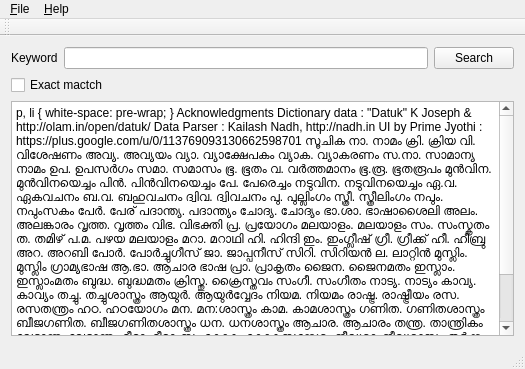
<?xml version="1.0" encoding="UTF-8"?>
<ui version="4.0">
 <class>MlDict</class>
 <widget class="QMainWindow" name="MlDict">
  <property name="geometry">
   <rect>
    <x>0</x>
    <y>0</y>
    <width>525</width>
    <height>369</height>
   </rect>
  </property>
  <property name="windowTitle">
   <string>Malayalam Dictionary</string>
  </property>
  <widget class="QWidget" name="centralWidget">
   <layout class="QVBoxLayout" name="verticalLayout">
    <item>
     <layout class="QHBoxLayout" name="horizontalLayout">
      <item>
       <widget class="QLabel" name="label">
        <property name="text">
         <string>Keyword</string>
        </property>
       </widget>
      </item>
      <item>
       <widget class="QLineEdit" name="searchTerm"/>
      </item>
      <item>
       <widget class="QPushButton" name="search">
        <property name="text">
         <string>Search</string>
        </property>
       </widget>
      </item>
     </layout>
    </item>
    <item>
     <widget class="QCheckBox" name="exactMatch">
      <property name="text">
       <string>Exact mactch</string>
      </property>
     </widget>
    </item>
    <item>
     <widget class="QTextEdit" name="resultBox">
      <property name="html">
       <string>&lt;!DOCTYPE HTML PUBLIC &quot;-//W3C//DTD HTML 4.0//EN&quot; &quot;http://www.w3.org/TR/REC-html40/strict.dtd&quot;&gt;
&lt;html&gt;&lt;head&gt;&lt;meta name=&quot;qrichtext&quot; content=&quot;1&quot; /&gt;&lt;style type=&quot;text/css&quot;&gt;
p, li { white-space: pre-wrap; }
&lt;/style&gt;&lt;/head&gt;&lt;body style=&quot; font-family:'Sans Serif'; font-size:10pt; font-weight:400; font-style:normal;&quot;&gt;
&lt;p style=&quot; margin-top:0px; margin-bottom:0px; margin-left:0px; margin-right:0px; -qt-block-indent:0; text-indent:0px;&quot;&gt;&lt;span style=&quot; font-weight:600;&quot;&gt;Acknowledgments&lt;/span&gt;&lt;/p&gt;
&lt;p style=&quot; margin-top:0px; margin-bottom:0px; margin-left:0px; margin-right:0px; -qt-block-indent:0; text-indent:0px;&quot;&gt;Dictionary data 	: &amp;quot;Datuk&amp;quot; K Joseph &amp;amp; http://olam.in/open/datuk/&lt;/p&gt;
&lt;p style=&quot; margin-top:0px; margin-bottom:0px; margin-left:0px; margin-right:0px; -qt-block-indent:0; text-indent:0px;&quot;&gt;Data Parser		: Kailash Nadh, http://nadh.in&lt;/p&gt;
&lt;hr /&gt;
&lt;p style=&quot; margin-top:0px; margin-bottom:0px; margin-left:0px; margin-right:0px; -qt-block-indent:0; text-indent:0px;&quot;&gt;UI by Prime Jyothi	: https://plus.google.com/u/0/113769093130662598701&lt;/p&gt;
&lt;hr /&gt;
&lt;p style=&quot; margin-top:0px; margin-bottom:0px; margin-left:0px; margin-right:0px; -qt-block-indent:0; text-indent:0px;&quot;&gt;&lt;span style=&quot; font-weight:600;&quot;&gt;സൂചിക&lt;/span&gt;&lt;/p&gt;
&lt;p style=&quot; margin-top:0px; margin-bottom:0px; margin-left:0px; margin-right:0px; -qt-block-indent:0; text-indent:0px;&quot;&gt;&lt;span style=&quot; font-family:'Courier New,courier';&quot;&gt;നാ.	നാമം&lt;/span&gt;&lt;/p&gt;
&lt;p style=&quot; margin-top:0px; margin-bottom:0px; margin-left:0px; margin-right:0px; -qt-block-indent:0; text-indent:0px;&quot;&gt;&lt;span style=&quot; font-family:'Courier New,courier';&quot;&gt;ക്രി.	ക്രിയ&lt;/span&gt;&lt;/p&gt;
&lt;p style=&quot; margin-top:0px; margin-bottom:0px; margin-left:0px; margin-right:0px; -qt-block-indent:0; text-indent:0px;&quot;&gt;&lt;span style=&quot; font-family:'Courier New,courier';&quot;&gt;വി.	വിശേഷണം&lt;/span&gt;&lt;/p&gt;
&lt;p style=&quot; margin-top:0px; margin-bottom:0px; margin-left:0px; margin-right:0px; -qt-block-indent:0; text-indent:0px;&quot;&gt;&lt;span style=&quot; font-family:'Courier New,courier';&quot;&gt;അവ്യ.	അവ്യയം&lt;/span&gt;&lt;/p&gt;
&lt;p style=&quot; margin-top:0px; margin-bottom:0px; margin-left:0px; margin-right:0px; -qt-block-indent:0; text-indent:0px;&quot;&gt;&lt;span style=&quot; font-family:'Courier New,courier';&quot;&gt;വ്യാ.	വ്യാക്ഷേപകം&lt;/span&gt;&lt;/p&gt;
&lt;p style=&quot; margin-top:0px; margin-bottom:0px; margin-left:0px; margin-right:0px; -qt-block-indent:0; text-indent:0px;&quot;&gt;&lt;span style=&quot; font-family:'Courier New,courier';&quot;&gt;വ്യാക.	വ്യാകരണം&lt;/span&gt;&lt;/p&gt;
&lt;p style=&quot; margin-top:0px; margin-bottom:0px; margin-left:0px; margin-right:0px; -qt-block-indent:0; text-indent:0px;&quot;&gt;&lt;span style=&quot; font-family:'Courier New,courier';&quot;&gt;സ.നാ.	സാമാന്യ നാമം&lt;/span&gt;&lt;/p&gt;
&lt;p style=&quot; margin-top:0px; margin-bottom:0px; margin-left:0px; margin-right:0px; -qt-block-indent:0; text-indent:0px;&quot;&gt;&lt;span style=&quot; font-family:'Courier New,courier';&quot;&gt;ഉപ.	ഉപസർഗം&lt;/span&gt;&lt;/p&gt;
&lt;p style=&quot; margin-top:0px; margin-bottom:0px; margin-left:0px; margin-right:0px; -qt-block-indent:0; text-indent:0px;&quot;&gt;&lt;span style=&quot; font-family:'Courier New,courier';&quot;&gt;സമാ.	സമാസം&lt;/span&gt;&lt;/p&gt;
&lt;p style=&quot; margin-top:0px; margin-bottom:0px; margin-left:0px; margin-right:0px; -qt-block-indent:0; text-indent:0px;&quot;&gt;&lt;span style=&quot; font-family:'Courier New,courier';&quot;&gt;ഭൂ.	ഭൂതം&lt;/span&gt;&lt;/p&gt;
&lt;p style=&quot; margin-top:0px; margin-bottom:0px; margin-left:0px; margin-right:0px; -qt-block-indent:0; text-indent:0px;&quot;&gt;&lt;span style=&quot; font-family:'Courier New,courier';&quot;&gt;വ.	വര്‍ത്തമാനം&lt;/span&gt;&lt;/p&gt;
&lt;p style=&quot; margin-top:0px; margin-bottom:0px; margin-left:0px; margin-right:0px; -qt-block-indent:0; text-indent:0px;&quot;&gt;&lt;span style=&quot; font-family:'Courier New,courier';&quot;&gt;ഭൂ.രൂ.	ഭൂതരൂപം&lt;/span&gt;&lt;/p&gt;
&lt;p style=&quot; margin-top:0px; margin-bottom:0px; margin-left:0px; margin-right:0px; -qt-block-indent:0; text-indent:0px;&quot;&gt;&lt;span style=&quot; font-family:'Courier New,courier';&quot;&gt;മുന്‍വിന.	മുൻവിനയെച്ചം&lt;/span&gt;&lt;/p&gt;
&lt;p style=&quot; margin-top:0px; margin-bottom:0px; margin-left:0px; margin-right:0px; -qt-block-indent:0; text-indent:0px;&quot;&gt;&lt;span style=&quot; font-family:'Courier New,courier';&quot;&gt;പിന്‍.	പിൻവിനയെച്ചം&lt;/span&gt;&lt;/p&gt;
&lt;p style=&quot; margin-top:0px; margin-bottom:0px; margin-left:0px; margin-right:0px; -qt-block-indent:0; text-indent:0px;&quot;&gt;&lt;span style=&quot; font-family:'Courier New,courier';&quot;&gt;പേ.	പേരെച്ചം&lt;/span&gt;&lt;/p&gt;
&lt;p style=&quot; margin-top:0px; margin-bottom:0px; margin-left:0px; margin-right:0px; -qt-block-indent:0; text-indent:0px;&quot;&gt;&lt;span style=&quot; font-family:'Courier New,courier';&quot;&gt;നടുവിന.	നടുവിനയെച്ചം&lt;/span&gt;&lt;/p&gt;
&lt;p style=&quot; margin-top:0px; margin-bottom:0px; margin-left:0px; margin-right:0px; -qt-block-indent:0; text-indent:0px;&quot;&gt;&lt;span style=&quot; font-family:'Courier New,courier';&quot;&gt;ഏ.വ.	ഏകവചനം&lt;/span&gt;&lt;/p&gt;
&lt;p style=&quot; margin-top:0px; margin-bottom:0px; margin-left:0px; margin-right:0px; -qt-block-indent:0; text-indent:0px;&quot;&gt;&lt;span style=&quot; font-family:'Courier New,courier';&quot;&gt;ബ.വ.	ബഹുവചനം&lt;/span&gt;&lt;/p&gt;
&lt;p style=&quot; margin-top:0px; margin-bottom:0px; margin-left:0px; margin-right:0px; -qt-block-indent:0; text-indent:0px;&quot;&gt;&lt;span style=&quot; font-family:'Courier New,courier';&quot;&gt;ദ്വിവ.	ദ്വിവചനം&lt;/span&gt;&lt;/p&gt;
&lt;p style=&quot; margin-top:0px; margin-bottom:0px; margin-left:0px; margin-right:0px; -qt-block-indent:0; text-indent:0px;&quot;&gt;&lt;span style=&quot; font-family:'Courier New,courier';&quot;&gt;പു.	പുല്ലിംഗം&lt;/span&gt;&lt;/p&gt;
&lt;p style=&quot; margin-top:0px; margin-bottom:0px; margin-left:0px; margin-right:0px; -qt-block-indent:0; text-indent:0px;&quot;&gt;&lt;span style=&quot; font-family:'Courier New,courier';&quot;&gt;സ്ത്രീ.	സ്ത്രീലിംഗം&lt;/span&gt;&lt;/p&gt;
&lt;p style=&quot; margin-top:0px; margin-bottom:0px; margin-left:0px; margin-right:0px; -qt-block-indent:0; text-indent:0px;&quot;&gt;&lt;span style=&quot; font-family:'Courier New,courier';&quot;&gt;നപും.	നപുംസകം&lt;/span&gt;&lt;/p&gt;
&lt;p style=&quot; margin-top:0px; margin-bottom:0px; margin-left:0px; margin-right:0px; -qt-block-indent:0; text-indent:0px;&quot;&gt;&lt;span style=&quot; font-family:'Courier New,courier';&quot;&gt;പേര്‍.	പേര്&lt;/span&gt;&lt;/p&gt;
&lt;p style=&quot; margin-top:0px; margin-bottom:0px; margin-left:0px; margin-right:0px; -qt-block-indent:0; text-indent:0px;&quot;&gt;&lt;span style=&quot; font-family:'Courier New,courier';&quot;&gt;പദാന്ത്യ.	പദാന്ത്യം&lt;/span&gt;&lt;/p&gt;
&lt;p style=&quot; margin-top:0px; margin-bottom:0px; margin-left:0px; margin-right:0px; -qt-block-indent:0; text-indent:0px;&quot;&gt;&lt;span style=&quot; font-family:'Courier New,courier';&quot;&gt;ചോദ്യ.	ചോദ്യം&lt;/span&gt;&lt;/p&gt;
&lt;p style=&quot; margin-top:0px; margin-bottom:0px; margin-left:0px; margin-right:0px; -qt-block-indent:0; text-indent:0px;&quot;&gt;&lt;span style=&quot; font-family:'Courier New,courier';&quot;&gt;ഭാ.ശാ.	ഭാഷാശൈലി&lt;/span&gt;&lt;/p&gt;
&lt;p style=&quot; margin-top:0px; margin-bottom:0px; margin-left:0px; margin-right:0px; -qt-block-indent:0; text-indent:0px;&quot;&gt;&lt;span style=&quot; font-family:'Courier New,courier';&quot;&gt;അലം.	അലങ്കാരം&lt;/span&gt;&lt;/p&gt;
&lt;p style=&quot; margin-top:0px; margin-bottom:0px; margin-left:0px; margin-right:0px; -qt-block-indent:0; text-indent:0px;&quot;&gt;&lt;span style=&quot; font-family:'Courier New,courier';&quot;&gt;വൃത്ത.	വൃത്തം&lt;/span&gt;&lt;/p&gt;
&lt;p style=&quot; margin-top:0px; margin-bottom:0px; margin-left:0px; margin-right:0px; -qt-block-indent:0; text-indent:0px;&quot;&gt;&lt;span style=&quot; font-family:'Courier New,courier';&quot;&gt;വിഭ.	വിഭക്തി&lt;/span&gt;&lt;/p&gt;
&lt;p style=&quot; margin-top:0px; margin-bottom:0px; margin-left:0px; margin-right:0px; -qt-block-indent:0; text-indent:0px;&quot;&gt;&lt;span style=&quot; font-family:'Courier New,courier';&quot;&gt;പ്ര.	പ്രയോഗം&lt;/span&gt;&lt;/p&gt;
&lt;p style=&quot; margin-top:0px; margin-bottom:0px; margin-left:0px; margin-right:0px; -qt-block-indent:0; text-indent:0px;&quot;&gt;&lt;span style=&quot; font-family:'Courier New,courier';&quot;&gt;മലയാളം.	മലയാളം&lt;/span&gt;&lt;/p&gt;
&lt;p style=&quot; margin-top:0px; margin-bottom:0px; margin-left:0px; margin-right:0px; -qt-block-indent:0; text-indent:0px;&quot;&gt;&lt;span style=&quot; font-family:'Courier New,courier';&quot;&gt;സം.	സംസ്കൃതം&lt;/span&gt;&lt;/p&gt;
&lt;p style=&quot; margin-top:0px; margin-bottom:0px; margin-left:0px; margin-right:0px; -qt-block-indent:0; text-indent:0px;&quot;&gt;&lt;span style=&quot; font-family:'Courier New,courier';&quot;&gt;ത.	തമിഴ്&lt;/span&gt;&lt;/p&gt;
&lt;p style=&quot; margin-top:0px; margin-bottom:0px; margin-left:0px; margin-right:0px; -qt-block-indent:0; text-indent:0px;&quot;&gt;&lt;span style=&quot; font-family:'Courier New,courier';&quot;&gt;പ.മ.	പഴയ മലയാളം&lt;/span&gt;&lt;/p&gt;
&lt;p style=&quot; margin-top:0px; margin-bottom:0px; margin-left:0px; margin-right:0px; -qt-block-indent:0; text-indent:0px;&quot;&gt;&lt;span style=&quot; font-family:'Courier New,courier';&quot;&gt;മറാ.	മറാഥി&lt;/span&gt;&lt;/p&gt;
&lt;p style=&quot; margin-top:0px; margin-bottom:0px; margin-left:0px; margin-right:0px; -qt-block-indent:0; text-indent:0px;&quot;&gt;&lt;span style=&quot; font-family:'Courier New,courier';&quot;&gt;ഹി.	ഹിന്ദി&lt;/span&gt;&lt;/p&gt;
&lt;p style=&quot; margin-top:0px; margin-bottom:0px; margin-left:0px; margin-right:0px; -qt-block-indent:0; text-indent:0px;&quot;&gt;&lt;span style=&quot; font-family:'Courier New,courier';&quot;&gt;ഇം.	ഇംഗ്ലീഷ്&lt;/span&gt;&lt;/p&gt;
&lt;p style=&quot; margin-top:0px; margin-bottom:0px; margin-left:0px; margin-right:0px; -qt-block-indent:0; text-indent:0px;&quot;&gt;&lt;span style=&quot; font-family:'Courier New,courier';&quot;&gt;ഗ്രീ.	ഗ്രീക്ക്&lt;/span&gt;&lt;/p&gt;
&lt;p style=&quot; margin-top:0px; margin-bottom:0px; margin-left:0px; margin-right:0px; -qt-block-indent:0; text-indent:0px;&quot;&gt;&lt;span style=&quot; font-family:'Courier New,courier';&quot;&gt;ഹീ.	ഹീബ്രു&lt;/span&gt;&lt;/p&gt;
&lt;p style=&quot; margin-top:0px; margin-bottom:0px; margin-left:0px; margin-right:0px; -qt-block-indent:0; text-indent:0px;&quot;&gt;&lt;span style=&quot; font-family:'Courier New,courier';&quot;&gt;അറ.	അറബി&lt;/span&gt;&lt;/p&gt;
&lt;p style=&quot; margin-top:0px; margin-bottom:0px; margin-left:0px; margin-right:0px; -qt-block-indent:0; text-indent:0px;&quot;&gt;&lt;span style=&quot; font-family:'Courier New,courier';&quot;&gt;പോര്‍.	പോർച്ചുഗീസ്&lt;/span&gt;&lt;/p&gt;
&lt;p style=&quot; margin-top:0px; margin-bottom:0px; margin-left:0px; margin-right:0px; -qt-block-indent:0; text-indent:0px;&quot;&gt;&lt;span style=&quot; font-family:'Courier New,courier';&quot;&gt;ജാ.	ജാപ്പനീസ്&lt;/span&gt;&lt;/p&gt;
&lt;p style=&quot; margin-top:0px; margin-bottom:0px; margin-left:0px; margin-right:0px; -qt-block-indent:0; text-indent:0px;&quot;&gt;&lt;span style=&quot; font-family:'Courier New,courier';&quot;&gt;സിറി.	സിറിയൻ&lt;/span&gt;&lt;/p&gt;
&lt;p style=&quot; margin-top:0px; margin-bottom:0px; margin-left:0px; margin-right:0px; -qt-block-indent:0; text-indent:0px;&quot;&gt;&lt;span style=&quot; font-family:'Courier New,courier';&quot;&gt;ല.	ലാറ്റിൻ&lt;/span&gt;&lt;/p&gt;
&lt;p style=&quot; margin-top:0px; margin-bottom:0px; margin-left:0px; margin-right:0px; -qt-block-indent:0; text-indent:0px;&quot;&gt;&lt;span style=&quot; font-family:'Courier New,courier';&quot;&gt;മുസ്ലിം.	മുസ്ലിം ഗ്രാമ്യഭാഷ&lt;/span&gt;&lt;/p&gt;
&lt;p style=&quot; margin-top:0px; margin-bottom:0px; margin-left:0px; margin-right:0px; -qt-block-indent:0; text-indent:0px;&quot;&gt;&lt;span style=&quot; font-family:'Courier New,courier';&quot;&gt;ആ.ഭാ.	ആചാര ഭാഷ&lt;/span&gt;&lt;/p&gt;
&lt;p style=&quot; margin-top:0px; margin-bottom:0px; margin-left:0px; margin-right:0px; -qt-block-indent:0; text-indent:0px;&quot;&gt;&lt;span style=&quot; font-family:'Courier New,courier';&quot;&gt;പ്രാ.	പ്രാകൃതം&lt;/span&gt;&lt;/p&gt;
&lt;p style=&quot; margin-top:0px; margin-bottom:0px; margin-left:0px; margin-right:0px; -qt-block-indent:0; text-indent:0px;&quot;&gt;&lt;span style=&quot; font-family:'Courier New,courier';&quot;&gt;ജൈന.	ജൈനമതം&lt;/span&gt;&lt;/p&gt;
&lt;p style=&quot; margin-top:0px; margin-bottom:0px; margin-left:0px; margin-right:0px; -qt-block-indent:0; text-indent:0px;&quot;&gt;&lt;span style=&quot; font-family:'Courier New,courier';&quot;&gt;ഇസ്ലാം.	ഇസ്ലാംമതം&lt;/span&gt;&lt;/p&gt;
&lt;p style=&quot; margin-top:0px; margin-bottom:0px; margin-left:0px; margin-right:0px; -qt-block-indent:0; text-indent:0px;&quot;&gt;&lt;span style=&quot; font-family:'Courier New,courier';&quot;&gt;ബുദ്ധ.	ബുദ്ധമതം&lt;/span&gt;&lt;/p&gt;
&lt;p style=&quot; margin-top:0px; margin-bottom:0px; margin-left:0px; margin-right:0px; -qt-block-indent:0; text-indent:0px;&quot;&gt;&lt;span style=&quot; font-family:'Courier New,courier';&quot;&gt;ക്രിസ്തു.	ക്രൈസ്തവം&lt;/span&gt;&lt;/p&gt;
&lt;p style=&quot; margin-top:0px; margin-bottom:0px; margin-left:0px; margin-right:0px; -qt-block-indent:0; text-indent:0px;&quot;&gt;&lt;span style=&quot; font-family:'Courier New,courier';&quot;&gt;സംഗീ.	സംഗീതം&lt;/span&gt;&lt;/p&gt;
&lt;p style=&quot; margin-top:0px; margin-bottom:0px; margin-left:0px; margin-right:0px; -qt-block-indent:0; text-indent:0px;&quot;&gt;&lt;span style=&quot; font-family:'Courier New,courier';&quot;&gt;നാട്യ.	നാട്യം&lt;/span&gt;&lt;/p&gt;
&lt;p style=&quot; margin-top:0px; margin-bottom:0px; margin-left:0px; margin-right:0px; -qt-block-indent:0; text-indent:0px;&quot;&gt;&lt;span style=&quot; font-family:'Courier New,courier';&quot;&gt;കാവ്യ.	കാവ്യം&lt;/span&gt;&lt;/p&gt;
&lt;p style=&quot; margin-top:0px; margin-bottom:0px; margin-left:0px; margin-right:0px; -qt-block-indent:0; text-indent:0px;&quot;&gt;&lt;span style=&quot; font-family:'Courier New,courier';&quot;&gt;തച്ചു.	തച്ചുശാസ്ത്രം&lt;/span&gt;&lt;/p&gt;
&lt;p style=&quot; margin-top:0px; margin-bottom:0px; margin-left:0px; margin-right:0px; -qt-block-indent:0; text-indent:0px;&quot;&gt;&lt;span style=&quot; font-family:'Courier New,courier';&quot;&gt;ആയുര്‍.	ആയുർവ്വേദം&lt;/span&gt;&lt;/p&gt;
&lt;p style=&quot; margin-top:0px; margin-bottom:0px; margin-left:0px; margin-right:0px; -qt-block-indent:0; text-indent:0px;&quot;&gt;&lt;span style=&quot; font-family:'Courier New,courier';&quot;&gt;നിയമ.	നിയമം&lt;/span&gt;&lt;/p&gt;
&lt;p style=&quot; margin-top:0px; margin-bottom:0px; margin-left:0px; margin-right:0px; -qt-block-indent:0; text-indent:0px;&quot;&gt;&lt;span style=&quot; font-family:'Courier New,courier';&quot;&gt;രാഷ്ട്ര.	രാഷ്ട്രീയം&lt;/span&gt;&lt;/p&gt;
&lt;p style=&quot; margin-top:0px; margin-bottom:0px; margin-left:0px; margin-right:0px; -qt-block-indent:0; text-indent:0px;&quot;&gt;&lt;span style=&quot; font-family:'Courier New,courier';&quot;&gt;രസ.	രസതന്ത്രം&lt;/span&gt;&lt;/p&gt;
&lt;p style=&quot; margin-top:0px; margin-bottom:0px; margin-left:0px; margin-right:0px; -qt-block-indent:0; text-indent:0px;&quot;&gt;&lt;span style=&quot; font-family:'Courier New,courier';&quot;&gt;ഹഠ.	ഹഠയോഗം&lt;/span&gt;&lt;/p&gt;
&lt;p style=&quot; margin-top:0px; margin-bottom:0px; margin-left:0px; margin-right:0px; -qt-block-indent:0; text-indent:0px;&quot;&gt;&lt;span style=&quot; font-family:'Courier New,courier';&quot;&gt;മന.	മന:ശാസ്ത്രം &lt;/span&gt;&lt;/p&gt;
&lt;p style=&quot; margin-top:0px; margin-bottom:0px; margin-left:0px; margin-right:0px; -qt-block-indent:0; text-indent:0px;&quot;&gt;&lt;span style=&quot; font-family:'Courier New,courier';&quot;&gt;കാമ.	കാമശാസ്ത്രം&lt;/span&gt;&lt;/p&gt;
&lt;p style=&quot; margin-top:0px; margin-bottom:0px; margin-left:0px; margin-right:0px; -qt-block-indent:0; text-indent:0px;&quot;&gt;&lt;span style=&quot; font-family:'Courier New,courier';&quot;&gt;ഗണിത.	ഗണിതശാസ്ത്രം&lt;/span&gt;&lt;/p&gt;
&lt;p style=&quot; margin-top:0px; margin-bottom:0px; margin-left:0px; margin-right:0px; -qt-block-indent:0; text-indent:0px;&quot;&gt;&lt;span style=&quot; font-family:'Courier New,courier';&quot;&gt;ബീജഗണിത.	ബീജഗണിതശാസ്ത്രം&lt;/span&gt;&lt;/p&gt;
&lt;p style=&quot; margin-top:0px; margin-bottom:0px; margin-left:0px; margin-right:0px; -qt-block-indent:0; text-indent:0px;&quot;&gt;&lt;span style=&quot; font-family:'Courier New,courier';&quot;&gt;ധന.	ധനശാസ്ത്രം&lt;/span&gt;&lt;/p&gt;
&lt;p style=&quot; margin-top:0px; margin-bottom:0px; margin-left:0px; margin-right:0px; -qt-block-indent:0; text-indent:0px;&quot;&gt;&lt;span style=&quot; font-family:'Courier New,courier';&quot;&gt;ആചാര.	ആചാരം&lt;/span&gt;&lt;/p&gt;
&lt;p style=&quot; margin-top:0px; margin-bottom:0px; margin-left:0px; margin-right:0px; -qt-block-indent:0; text-indent:0px;&quot;&gt;&lt;span style=&quot; font-family:'Courier New,courier';&quot;&gt;തന്ത്ര.	താന്ത്രികം&lt;/span&gt;&lt;/p&gt;
&lt;p style=&quot; margin-top:0px; margin-bottom:0px; margin-left:0px; margin-right:0px; -qt-block-indent:0; text-indent:0px;&quot;&gt;&lt;span style=&quot; font-family:'Courier New,courier';&quot;&gt;വേദാന്ത.	വേദാന്തം&lt;/span&gt;&lt;/p&gt;
&lt;p style=&quot; margin-top:0px; margin-bottom:0px; margin-left:0px; margin-right:0px; -qt-block-indent:0; text-indent:0px;&quot;&gt;&lt;span style=&quot; font-family:'Courier New,courier';&quot;&gt;മീമാ.	മീമാംസം&lt;/span&gt;&lt;/p&gt;
&lt;p style=&quot; margin-top:0px; margin-bottom:0px; margin-left:0px; margin-right:0px; -qt-block-indent:0; text-indent:0px;&quot;&gt;&lt;span style=&quot; font-family:'Courier New,courier';&quot;&gt;കോക.	കോകസന്ദേശം&lt;/span&gt;&lt;/p&gt;
&lt;p style=&quot; margin-top:0px; margin-bottom:0px; margin-left:0px; margin-right:0px; -qt-block-indent:0; text-indent:0px;&quot;&gt;&lt;span style=&quot; font-family:'Courier New,courier';&quot;&gt;ജീവശാ.	ജീവശാസ്ത്രം&lt;/span&gt;&lt;/p&gt;
&lt;p style=&quot; margin-top:0px; margin-bottom:0px; margin-left:0px; margin-right:0px; -qt-block-indent:0; text-indent:0px;&quot;&gt;&lt;span style=&quot; font-family:'Courier New,courier';&quot;&gt;തര്‍ക്ക.	തര്ക്കശാസ്ത്രം&lt;/span&gt;&lt;/p&gt;
&lt;p style=&quot; margin-top:0px; margin-bottom:0px; margin-left:0px; margin-right:0px; -qt-block-indent:0; text-indent:0px;&quot;&gt;&lt;span style=&quot; font-family:'Courier New,courier';&quot;&gt;പുരാണ.	പൌരാണികം&lt;/span&gt;&lt;/p&gt;
&lt;p style=&quot; margin-top:0px; margin-bottom:0px; margin-left:0px; margin-right:0px; -qt-block-indent:0; text-indent:0px;&quot;&gt;&lt;span style=&quot; font-family:'Courier New,courier';&quot;&gt;ജ്യോ.	ജ്യോതിശാസ്ത്രം&lt;/span&gt;&lt;/p&gt;
&lt;p style=&quot; margin-top:0px; margin-bottom:0px; margin-left:0px; margin-right:0px; -qt-block-indent:0; text-indent:0px;&quot;&gt;&lt;span style=&quot; font-family:'Courier New,courier';&quot;&gt;ഭൂമിശാ.	ഭൂമിശാസ്ത്രം&lt;/span&gt;&lt;/p&gt;
&lt;p style=&quot; margin-top:0px; margin-bottom:0px; margin-left:0px; margin-right:0px; -qt-block-indent:0; text-indent:0px;&quot;&gt;&lt;span style=&quot; font-family:'Courier New,courier';&quot;&gt;ഊര്‍ജ.	ഊര്‍ജതന്ത്രം&lt;/span&gt;&lt;/p&gt;
&lt;p style=&quot; margin-top:0px; margin-bottom:0px; margin-left:0px; margin-right:0px; -qt-block-indent:0; text-indent:0px;&quot;&gt;&lt;span style=&quot; font-family:'Courier New,courier';&quot;&gt;യോഗ.	യോഗക്രിയ&lt;/span&gt;&lt;/p&gt;
&lt;p style=&quot; margin-top:0px; margin-bottom:0px; margin-left:0px; margin-right:0px; -qt-block-indent:0; text-indent:0px;&quot;&gt;&lt;span style=&quot; font-family:'Courier New,courier';&quot;&gt;വൈദ്യ.	വൈദ്യശാസ്ത്രം&lt;/span&gt;&lt;/p&gt;
&lt;p style=&quot; margin-top:0px; margin-bottom:0px; margin-left:0px; margin-right:0px; -qt-block-indent:0; text-indent:0px;&quot;&gt;&lt;span style=&quot; font-family:'Courier New,courier';&quot;&gt;ശില്‍പ.	ശിൽപശാസ്ത്രം&lt;/span&gt;&lt;/p&gt;
&lt;p style=&quot; margin-top:0px; margin-bottom:0px; margin-left:0px; margin-right:0px; -qt-block-indent:0; text-indent:0px;&quot;&gt;&lt;span style=&quot; font-family:'Courier New,courier';&quot;&gt;പഴ.	പഴമൊഴി&lt;/span&gt;&lt;/p&gt;
&lt;p style=&quot; margin-top:0px; margin-bottom:0px; margin-left:0px; margin-right:0px; -qt-block-indent:0; text-indent:0px;&quot;&gt;&lt;span style=&quot; font-family:'Courier New,courier';&quot;&gt;താരത.	താരതമ്യം&lt;/span&gt;&lt;/p&gt;
&lt;p style=&quot; margin-top:0px; margin-bottom:0px; margin-left:0px; margin-right:0px; -qt-block-indent:0; text-indent:0px;&quot;&gt;&lt;span style=&quot; font-family:'Courier New,courier';&quot;&gt;വൈശേ.	വൈശേഷികം&lt;/span&gt;&lt;/p&gt;
&lt;p style=&quot; margin-top:0px; margin-bottom:0px; margin-left:0px; margin-right:0px; -qt-block-indent:0; text-indent:0px;&quot;&gt;&lt;span style=&quot; font-family:'Courier New,courier';&quot;&gt;സാംഖ്യ.	സാംഖ്യം&lt;/span&gt;&lt;/p&gt;
&lt;p style=&quot; margin-top:0px; margin-bottom:0px; margin-left:0px; margin-right:0px; -qt-block-indent:0; text-indent:0px;&quot;&gt;&lt;span style=&quot; font-family:'Courier New,courier';&quot;&gt;നാസ്യ.	നാസ്യം&lt;/span&gt;&lt;/p&gt;
&lt;p style=&quot; margin-top:0px; margin-bottom:0px; margin-left:0px; margin-right:0px; -qt-block-indent:0; text-indent:0px;&quot;&gt;&lt;span style=&quot; font-family:'Courier New,courier';&quot;&gt;ആല.	ആലങ്കാരിക?&lt;/span&gt;&lt;/p&gt;
&lt;p style=&quot; margin-top:0px; margin-bottom:12px; margin-left:0px; margin-right:0px; -qt-block-indent:0; text-indent:0px;&quot;&gt;&lt;span style=&quot; font-family:'Courier New,courier';&quot;&gt;തെ.മ.	തെക്കൻ മലയാളം&lt;/span&gt;&lt;/p&gt;&lt;/body&gt;&lt;/html&gt;</string>
      </property>
     </widget>
    </item>
   </layout>
  </widget>
  <widget class="QMenuBar" name="menuBar">
   <property name="geometry">
    <rect>
     <x>0</x>
     <y>0</y>
     <width>525</width>
     <height>21</height>
    </rect>
   </property>
   <widget class="QMenu" name="menu_File">
    <property name="title">
     <string>&amp;File</string>
    </property>
    <addaction name="action_Quit"/>
   </widget>
   <widget class="QMenu" name="menu_Help">
    <property name="title">
     <string>&amp;Help</string>
    </property>
    <addaction name="action_About"/>
   </widget>
   <addaction name="menu_File"/>
   <addaction name="menu_Help"/>
  </widget>
  <widget class="QToolBar" name="mainToolBar">
   <attribute name="toolBarArea">
    <enum>TopToolBarArea</enum>
   </attribute>
   <attribute name="toolBarBreak">
    <bool>false</bool>
   </attribute>
  </widget>
  <widget class="QStatusBar" name="statusBar"/>
  <action name="action_Quit">
   <property name="text">
    <string>&amp;Quit</string>
   </property>
   <property name="whatsThis">
    <string extracomment="Quit the application"/>
   </property>
  </action>
  <action name="action_About">
   <property name="text">
    <string>&amp;About</string>
   </property>
  </action>
 </widget>
 <layoutdefault spacing="6" margin="11"/>
 <resources/>
 <connections/>
</ui>
